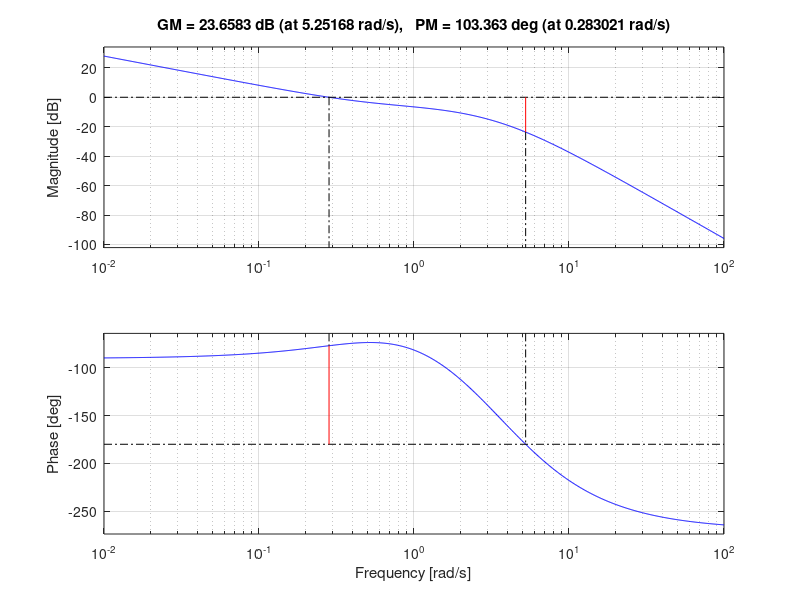

MATLAB code to generate this figure:
Kp=1
%Kp ska var 5.09 typ? 5.06???
clc
num=Kp*[16 8]
den=[1 10 32 32 0]
G=tf(num,den);
%bode(G)

%sigma(G)

margin(G)

for c = 5:0.01:5.5
    G=tf(c*num,den);

    [Am,phim,wpi,wc]=margin(G);
    phim    
end
